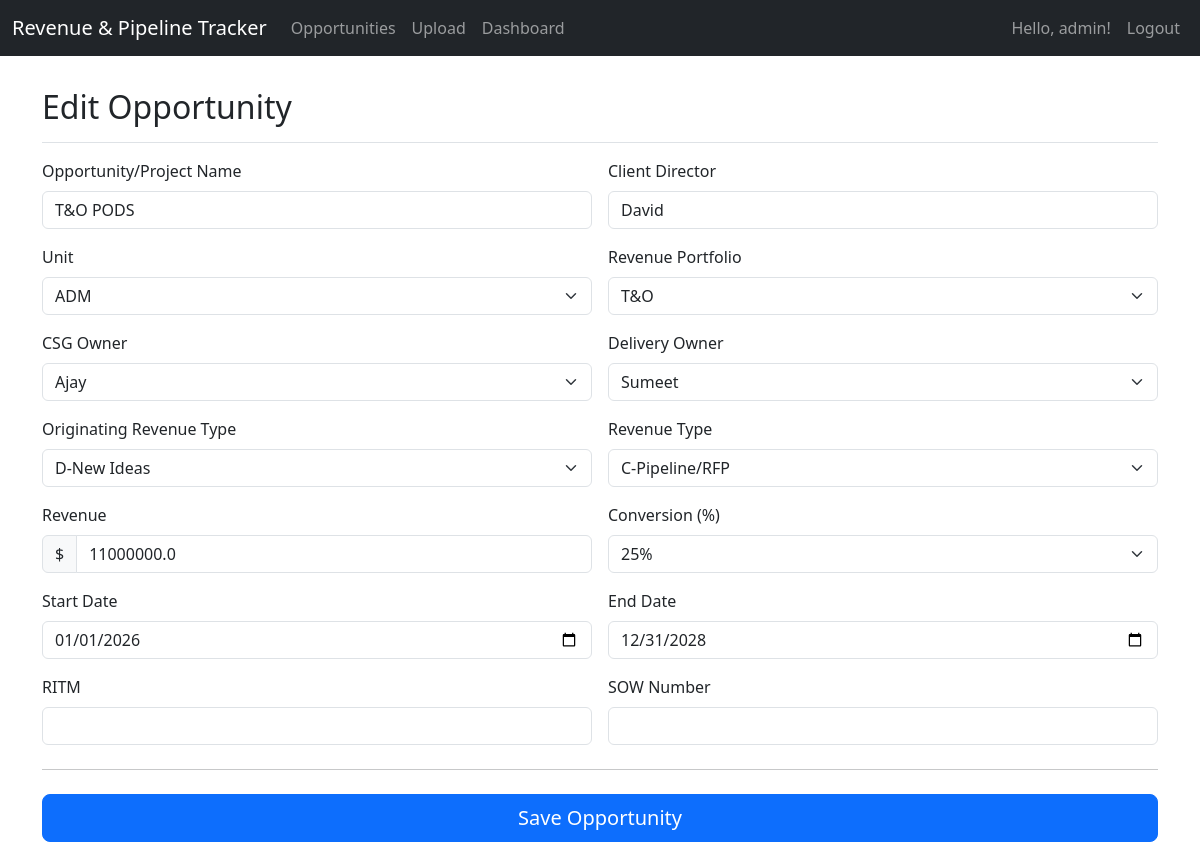
Screenshot of /edit/3 (signed in) with the database file from the repository.
### app.py (models this page shows, shortened)
class User(UserMixin, db.Model):
    id = db.Column(db.Integer, primary_key=True)
    username = db.Column(db.String(80), unique=True, nullable=False)
    password_hash = db.Column(db.String(120), nullable=False)
    can_upload = db.Column(db.Boolean, default=False) # New field for upload permission

class Opportunity(db.Model):
    id = db.Column(db.Integer, primary_key=True)
    project_name = db.Column(db.String(200), nullable=False)
    revenue_portfolio = db.Column(db.Enum(RevenuePortfolioEnum), nullable=False)
    unit = db.Column(db.Enum(UnitEnum), nullable=False)
    csg_owner = db.Column(db.Enum(CSGOwnerEnum), nullable=False)
    delivery_owner = db.Column(db.Enum(DeliveryOwnerEnum), nullable=False)
    originating_revenue_type = db.Column(db.Enum(OriginatingRevenueTypeEnum), nullable=False)
    revenue_type = db.Column(db.Enum(RevenueTypeEnum), nullable=False)
    conversion = db.Column(db.Integer, nullable=False) # Percentage
    ritm = db.Column(db.String(100))
    sow_number = db.Column(db.String(100))
    start_date = db.Column(db.Date)
    end_date = db.Column(db.Date)
    revenue = db.Column(db.Float, nullable=False)
    client_director = db.Column(db.String(100))

### app.py (the view)
@app.route('/edit/<int:id>', methods=['GET', 'POST'])
@login_required
def edit_opportunity(id):
    opp_to_edit = db.get_or_404(Opportunity, id)
    if request.method == 'POST':
        _populate_opportunity_from_form(opp_to_edit, request.form)
        db.session.commit()
        return redirect(url_for('index'))
    return render_template('form.html', action="Edit", opportunity=opp_to_edit)

### app.py (called while the page is built)
@login_manager.user_loader
def load_user(user_id):
    return User.query.get(int(user_id))

@app.context_processor
def inject_enums():
    return {
        'RevenuePortfolioEnum': RevenuePortfolioEnum,
        'UnitEnum': UnitEnum,
        'CSGOwnerEnum': CSGOwnerEnum,
        'DeliveryOwnerEnum': DeliveryOwnerEnum,
        'OriginatingRevenueTypeEnum': OriginatingRevenueTypeEnum,
        'RevenueTypeEnum': RevenueTypeEnum,
        'current_user': current_user # Make current_user available in all templates
    }

### templates/form.html (shortened to what this page needs)
{% extends 'base.html' %}
{% block content %}
<div class="pt-3 pb-2 mb-3 border-bottom">
    <h1 class="h2">{{ action }} Opportunity</h1>
</div>
<form method="POST">
    <div class="row g-3">
        <div class="col-md-6">
            <label for="project_name" class="form-label">Opportunity/Project Name</label>
            <input type="text" class="form-control" id="project_name" name="project_name" value="{{ opportunity.project_name if opportunity else '' }}" required>
        </div>
        <div class="col-md-6">
            <label for="client_director" class="form-label">Client Director</label>
            <input type="text" class="form-control" id="client_director" name="client_director" value="{{ opportunity.client_director if opportunity else '' }}">
        </div>
        <div class="col-md-6">
            <label for="unit" class="form-label">Unit</label>
            <select class="form-select" id="unit" name="unit" required>
                {% for member in UnitEnum %}
                <option value="{{ member.name }}" {% if opportunity and opportunity.unit == member %}selected{% endif %}>{{ member.value }}</option>
                {% endfor %}
            </select>
        </div>
        <div class="col-md-6">
            <label for="revenue_portfolio" class="form-label">Revenue Portfolio</label>
            <select class="form-select" id="revenue_portfolio" name="revenue_portfolio" required>
                {% for member in RevenuePortfolioEnum %}
                <option value="{{ member.name }}" {% if opportunity and opportunity.revenue_portfolio == member %}selected{% endif %}>{{ member.value }}</option>
                {% endfor %}
            </select>
        </div>
        <div class="col-md-6">
            <label for="csg_owner" class="form-label">CSG Owner</label>
            <select class="form-select" id="csg_owner" name="csg_owner" required>
                {% for member in CSGOwnerEnum %}
                <option value="{{ member.name }}" {% if opportunity and opportunity.csg_owner == member %}selected{% endif %}>{{ member.value }}</option>
                {% endfor %}
            </select>
        </div>
        <div class="col-md-6">
            <label for="delivery_owner" class="form-label">Delivery Owner</label>
            <select class="form-select" id="delivery_owner" name="delivery_owner" required>
                {% for member in DeliveryOwnerEnum %}
                <option value="{{ member.name }}" {% if opportunity and opportunity.delivery_owner == member %}selected{% endif %}>{{ member.value }}</option>
                {% endfor %}
            </select>
        </div>
        <div class="col-md-6">
            <label for="originating_revenue_type" class="form-label">Originating Revenue Type</label>
            <select class="form-select" id="originating_revenue_type" name="originating_revenue_type" required>
                {% for member in OriginatingRevenueTypeEnum %}
                <option value="{{ member.name }}" {% if opportunity and opportunity.originating_revenue_type == member %}selected{% endif %}>{{ member.value }}</option>
                {% endfor %}
            </select>
        </div>
        <div class="col-md-6">
            <label for="revenue_type" class="form-label">Revenue Type</label>
            <select class="form-select" id="revenue_type" name="revenue_type" required>
                {% for member in RevenueTypeEnum %}
                <option value="{{ member.name }}" {% if opportunity and opportunity.revenue_type == member %}selected{% endif %}>{{ member.value }}</option>
                {% endfor %}
            </select>
        </div>
        <div class="col-md-6">
            <label for="revenue" class="form-label">Revenue</label>
            <div class="input-group">
                <span class="input-group-text">$</span>
                <input type="number" step="0.01" class="form-control" id="revenue" name="revenue" value="{{ opportunity.revenue if opportunity else '' }}" required>
            </div>
        </div>
        <div class="col-md-6">
            <label for="conversion" class="form-label">Conversion (%)</label>
            <select class="form-select" id="conversion" name="conversion" required>
                {% for val in [25, 50, 75, 90, 100] %}
                <option value="{{ val }}" {% if opportunity and opportunity.conversion == val %}selected{% endif %}>{{ val }}%</option>
                {% endfor %}
            </select>
        </div>
        <div class="col-md-6">
            <label for="start_date" class="form-label">Start Date</label>
            <input type="date" class="form-control" id="start_date" name="start_date" value="{{ opportunity.start_date.strftime('%Y-%m-%d') if opportunity and opportunity.start_date else '' }}">
        </div>
        <div class="col-md-6">
            <label for="end_date" class="form-label">End Date</label>
            <input type="date" class="form-control" id="end_date" name="end_date" value="{{ opportunity.end_date.strftime('%Y-%m-%d') if opportunity and opportunity.end_date else '' }}">
        </div>
        <div class="col-md-6">
            <label for="ritm" class="form-label">RITM</label>
            <input type="text" class="form-control" id="ritm" name="ritm" value="{{ opportunity.ritm if opportunity else '' }}">
        </div>
        <div class="col-md-6">
            <label for="sow_number" class="form-label">SOW Number</label>
            <input type="text" class="form-control" id="sow_number" name="sow_number" value="{{ opportunity.sow_number if opportunity else '' }}">
        </div>
    </div>
    <hr class="my-4">
    <button class="w-100 btn btn-primary btn-lg" type="submit">Save Opportunity</button>
</form>
{% endblock %}

### templates/base.html (shortened to what this page needs)
<!doctype html>
<html lang="en">
  <head>
    <link href="https://cdn.jsdelivr.net/npm/bootstrap@5.3.3/dist/css/bootstrap.min.css" rel="stylesheet">
  </head>
  <body>
    <nav class="navbar navbar-expand-md navbar-dark fixed-top bg-dark">
        <div class="container-fluid">
            <a class="navbar-brand" href="{{ url_for('index') }}">Revenue & Pipeline Tracker</a>
            <div class="collapse navbar-collapse" id="navbarCollapse">
                {% if current_user.is_authenticated %}
                <ul class="navbar-nav me-auto mb-2 mb-md-0">
                    <li class="nav-item"><a class="nav-link" href="{{ url_for('index') }}">Opportunities</a></li>
                    <li class="nav-item"><a class="nav-link" href="{{ url_for('upload_spreadsheet') }}">Upload</a></li>
                    <li class="nav-item"><a class="nav-link" href="{{ url_for('dashboard') }}">Dashboard</a></li>
                </ul>
                {% endif %}
                <ul class="navbar-nav ms-auto mb-2 mb-md-0">
                    {% if current_user.is_authenticated %}
                        <li class="nav-item"><span class="nav-link">Hello, {{ current_user.username }}!</span></li>
                        <li class="nav-item"><a class="nav-link" href="{{ url_for('logout') }}">Logout</a></li>
                    {% else %}
                        <li class="nav-item"><a class="nav-link" href="{{ url_for('register') }}">Register</a></li>
                        <li class="nav-item"><a class="nav-link" href="{{ url_for('login') }}">Login</a></li>
                    {% endif %}
                </ul>
            </div>
        </div>
    </nav>
    <main class="container">
        {% block content %}{% endblock %}
    </main>
  </body>
</html>

### templates/base.html (style rules this page uses)
body { padding-top: 4.5rem; }

### rows the page displays
User: username "admin"
Opportunity: project_name "T&O PODS", client_director "David", unit "ADM", revenue_portfolio "T&O", csg_owner "Ajay", delivery_owner "Sumeet", originating_revenue_type "D-New Ideas", revenue_type "C-Pipeline/RFP", revenue "11000000.0", conversion "25%", start_date "01/01/2026", end_date "12/31/2028"

### other values shown
{{ action }} "Edit"
